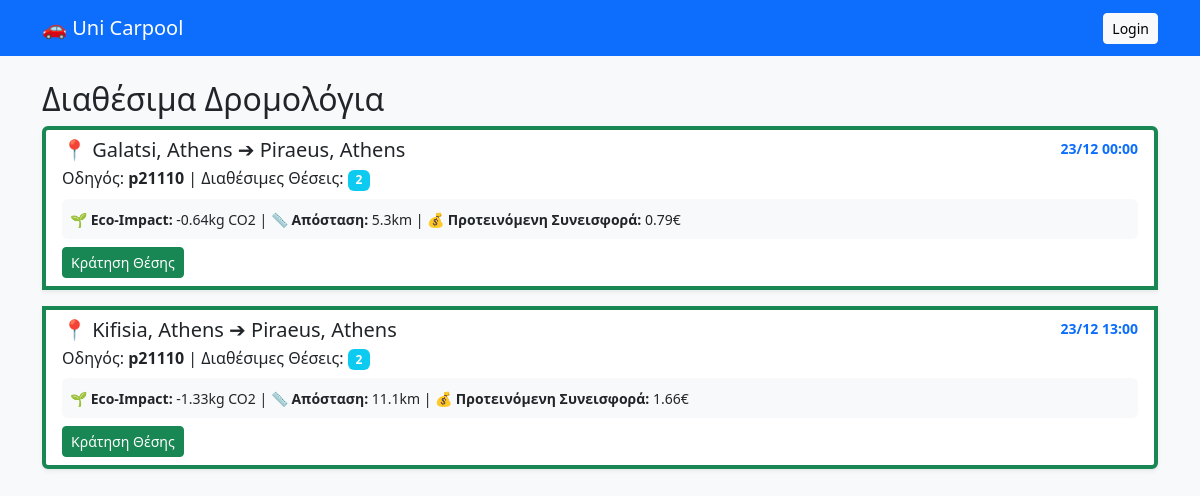
The page / on the database its author committed.
### models.py (models this page shows)
class Route(db.Model):
    id = db.Column(db.Integer, primary_key=True)
    start_point = db.Column(db.String(100), nullable=False)
    end_point = db.Column(db.String(100), nullable=False)
    departure_time = db.Column(db.DateTime, nullable=False)
    available_seats = db.Column(db.Integer, nullable=False)
    distance_km = db.Column(db.Float, nullable=True)
    driver_id = db.Column(db.Integer, db.ForeignKey('user.id'), nullable=False)

class User(db.Model, UserMixin):
    id = db.Column(db.Integer, primary_key=True)
    username = db.Column(db.String(50), unique=True, nullable=False)
    email = db.Column(db.String(120), unique=True, nullable=False)
    password = db.Column(db.String(60), nullable=False)
    role = db.Column(db.String(20), default='user') # 'admin' ή 'user'
    routes = db.relationship('Route', backref='driver', lazy=True)

### app.py (the view)
@app.route("/")
def index():
    routes = Route.query.all()
    return render_template('index.html', routes=routes)

### templates/index.html
{% extends "base.html" %}
{% block content %}
<h2>Διαθέσιμα Δρομολόγια</h2>
<div class="list-group">
    {% for r in routes %}
    <div class="list-group-item shadow-sm mb-3 border-start border-4 border-success">
        <div class="d-flex w-100 justify-content-between">
            <h5 class="mb-1">📍 {{ r.start_point }} ➔ {{ r.end_point }}</h5>
            <small class="text-primary fw-bold">{{ r.departure_time.strftime('%d/%m %H:%M') }}</small>
        </div>
        <p class="mb-1">Οδηγός: <strong>{{ r.driver.username }}</strong> | Διαθέσιμες Θέσεις: <span class="badge bg-info">{{ r.available_seats }}</span></p>
        <div class="bg-light p-2 rounded mt-2">
            <small>
                🌱 <strong>Eco-Impact:</strong> -{{ (r.distance_km * 0.12)|round(2) }}kg CO2 |
                📏 <strong>Απόσταση:</strong> {{ r.distance_km }}km |
                💰 <strong>Προτεινόμενη Συνεισφορά:</strong> {{ (r.distance_km * 0.15)|round(2) }}€
            </small>
        </div>
        <a href="{{ url_for('book_route', route_id=r.id) }}" class="btn btn-success btn-sm mt-2">Κράτηση Θέσης</a>
    </div>
    {% endfor %}
</div>
{% endblock %}

### templates/base.html (shortened to what this page needs)
<!DOCTYPE html>
<html>
<head>
    <link href="https://cdn.jsdelivr.net/npm/bootstrap@5.3.0/dist/css/bootstrap.min.css" rel="stylesheet">
</head>
<body class="bg-light">
    <nav class="navbar navbar-dark bg-primary mb-4">
        <div class="container">
            <a class="navbar-brand" href="/">🚗 Uni Carpool</a>
            <div>
                {% if current_user.is_authenticated %}
                    {% if current_user.role == 'admin' %}<a class="btn btn-warning btn-sm" href="/admin/users">Admin</a>{% endif %}
                    <a class="btn btn-light btn-sm" href="/route/new">Νέα Διαδρομή</a>
                    <a class="btn btn-danger btn-sm" href="/logout">Logout</a>
                {% else %}
                    <a class="btn btn-light btn-sm" href="/login">Login</a>
                {% endif %}
            </div>
        </div>
    </nav>
    <div class="container">
        {% block content %}{% endblock %}
    </div>
</body>
</html>

### rows shown on the page
Route: start_point "Galatsi, Athens", end_point "Piraeus, Athens", departure_time "23/12 00:00", driver.username "p21110", available_seats "2", (r.distance_km*0.12)|round(2) "0.64", distance_km "5.3", (r.distance_km*0.15)|round(2) "0.79"
Route: start_point "Kifisia, Athens", end_point "Piraeus, Athens", departure_time "23/12 13:00", driver.username "p21110", available_seats "2", (r.distance_km*0.12)|round(2) "1.33", distance_km "11.1", (r.distance_km*0.15)|round(2) "1.66"
